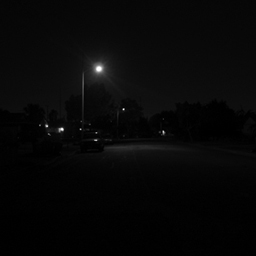
%> input picture assets/spot.jpg, 256 x 256 px
$ octave fullscale_contrast_stretch.m   (GNU Octave 9; MATLAB toolbox functions it lacks are replaced by stand-ins)
%> lines starting %> are read from the running program, lines starting %| are printed output that depends on the picture
img = imread('assets/spot.jpg');
%> img is the input picture: size 256x256 uint8; min 0, max 255, mean 7.3

subplot(2, 2, 1), imagesc(img)
subplot(2, 2, 2), histogram(img)

% A is the global minimum gray level
A = min(min(img));
%> A = 0
% B is the global maximum gray level
% 25 might be better since theres like one or two occurences of 255, etc
B = 25;

% K is the maximum number of gray levels; since the image is 8 bit, that
% corresponds to 256 GL
K = 256;

% equation to use is J(i,j) = (K - 1)/(B - A) * [I(i,j) - A]
scaled_img = img;
for i = 1:256
    for j = 1:256
        % above is kind of janky; just gonna do one line
        scaled_img(i, j) = ((K - 1)/(B - A)) * (img(i, j) - A);
    end
end
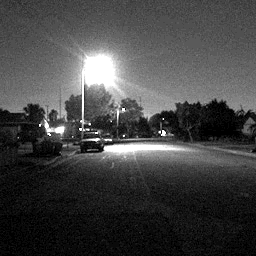
%> scaled_img: size 256x256 uint8; min 0, max 255, mean 68.2

colormap(gray)

subplot(2, 2, 3), imagesc(scaled_img)
subplot(2, 2, 4), histogram(scaled_img)
%> after `histogram(scaled_img)`:
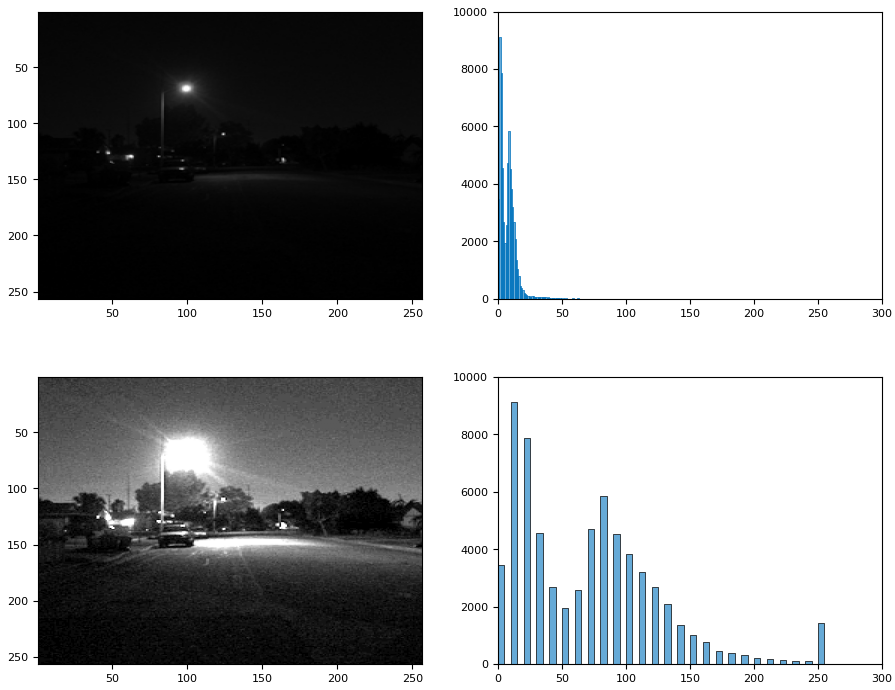
%> figure redrawn from the program's plot data, 4 panels

$ run again, with assets/Moon.jpg copied over assets/spot.jpg
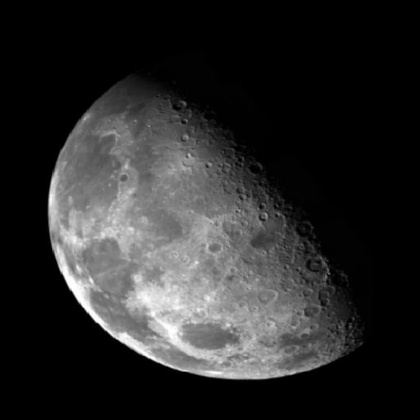
%> input picture assets/Moon.jpg, 420 x 420 px, shrunk from 512 x 512 before the run
%> img is the input picture: size 420x420 uint8; min 0, max 255, mean 42.6
%> A = 0
%> after the loop `for i = 1:256`:
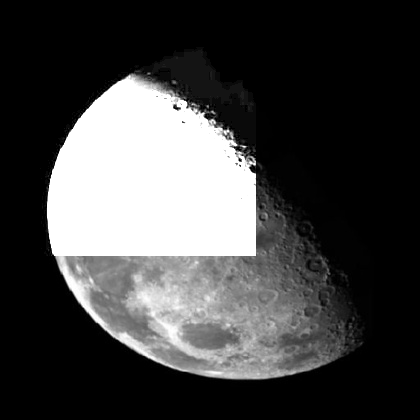
%> scaled_img: size 420x420 uint8; min 0, max 255, mean 67.2
%> `histogram(scaled_img)`:
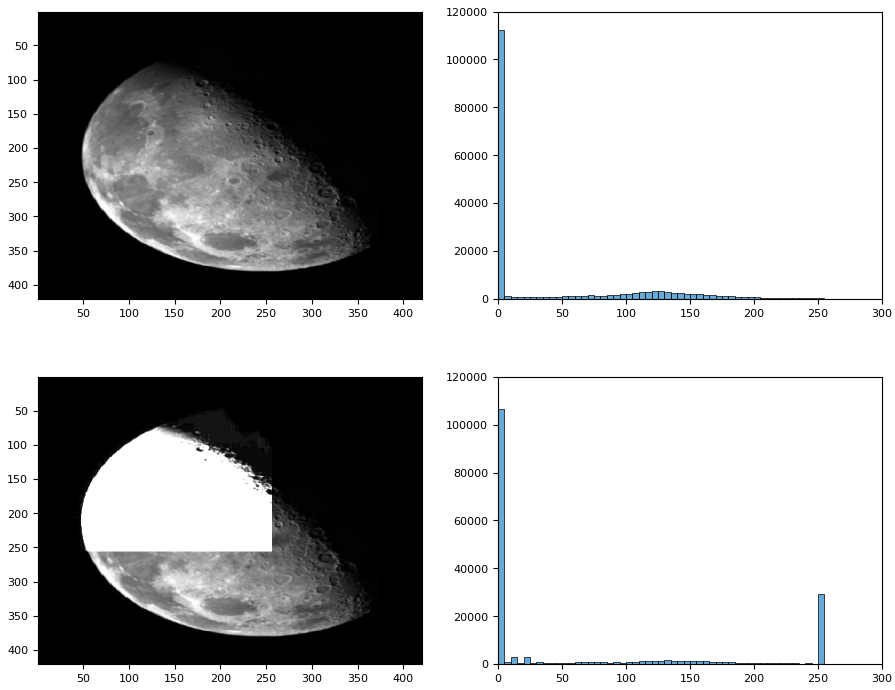
%> figure redrawn from the program's plot data, 4 panels
